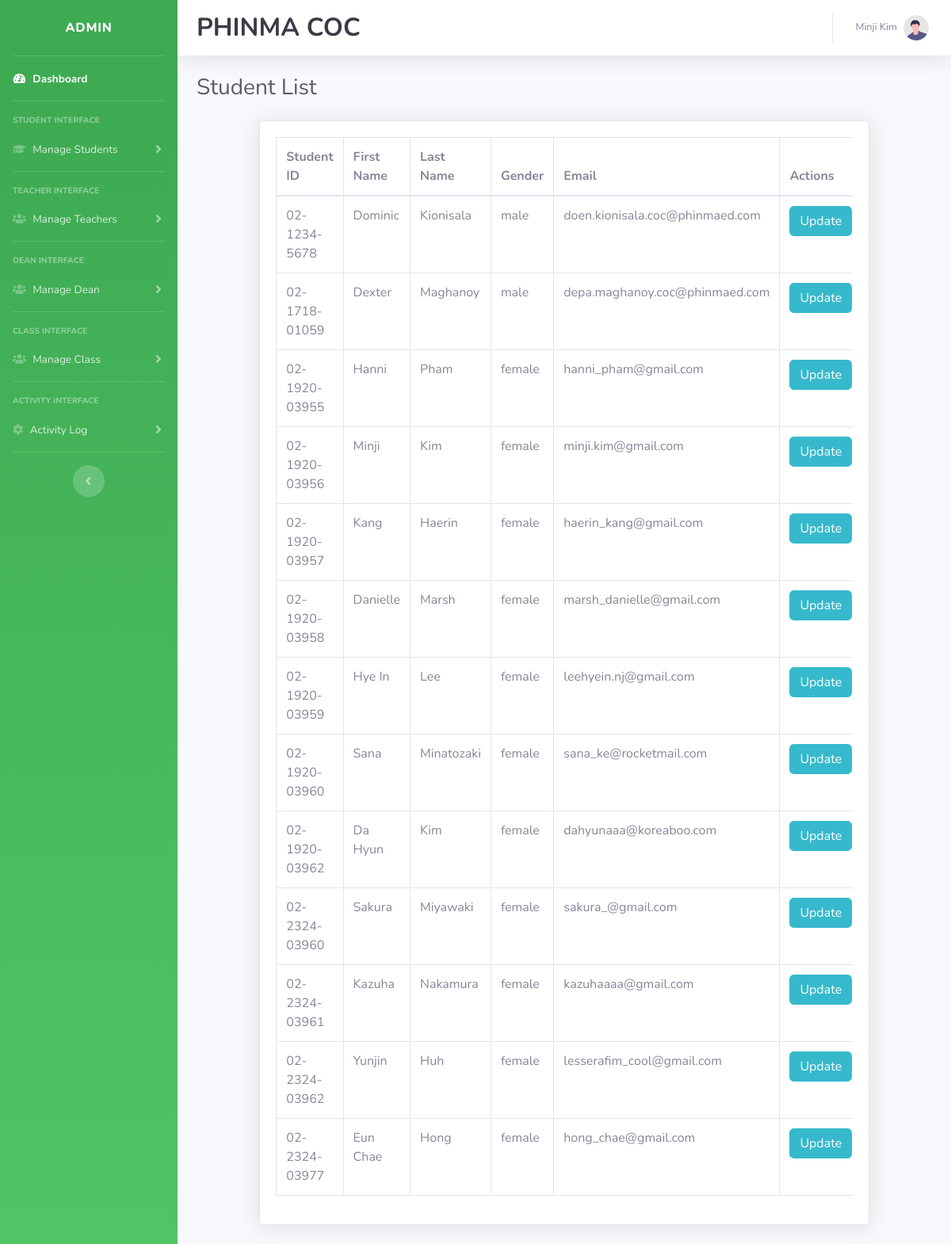
Page /admin/studentlist.php (signed in) on the earlier database version.
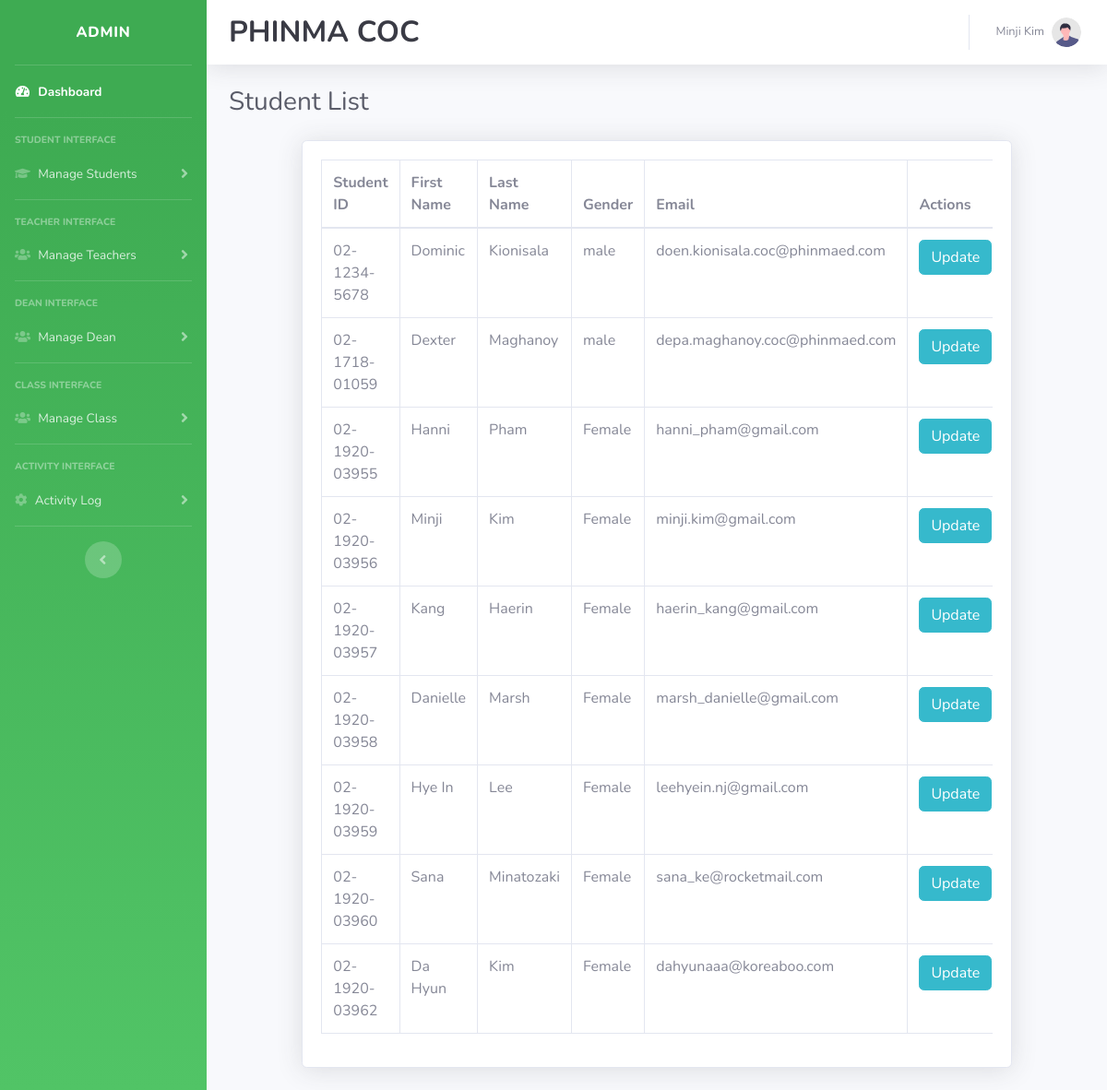
Same page on the later database version.
### tables this page shows
CREATE TABLE `tbl_students` (
  `id` varchar(50) NOT NULL,
  `firstname` varchar(50) NOT NULL,
  `lastname` varchar(50) NOT NULL,
  `gender` varchar(20) NOT NULL,
  `email` varchar(128) NOT NULL,
  `password` varchar(128) NOT NULL,
  `image` varchar(100) NOT NULL,
  `isActive` varchar(50) NOT NULL
);

### admin/studentlist.php (the view, shortened to what this page needs)
<?php
require('../includes/connection.php');
$query = "SELECT * FROM tbl_students";
$stmt = $conn->prepare($query);
$stmt->execute();
$students = $stmt->fetchAll(PDO::FETCH_ASSOC);
?>
<!DOCTYPE html>
<html lang="en">
<head>
    <link href="vendor/fontawesome-free/css/all.min.css" rel="stylesheet" type="text/css">
    <link href="css/sb-admin-2.min.css" rel="stylesheet">
    <link rel="stylesheet" type="text/css" href="https://cdn.datatables.net/1.13.7/css/jquery.dataTables.min.css">
</head>
<body id="page-top">
    <div id="wrapper">
        <?php
        include('includes/sidebar.php');
        ?>
        <div id="content-wrapper" class="d-flex flex-column">
            <div id="content">
                <?php
                include('includes/topbar.php');
                ?>
                <div class="container-fluid">
                    <div class="d-sm-flex align-items-center justify-content-between mb-4">
                        <h1 class="h3 mb-0 text-gray-800">Student List</h1>
                    </div>
                    <div class="row">
                        <div class="col-xl-10 col-lg-8 mx-auto">
                            <div class="card shadow mb-4">
                                <div class="card-body ">
                                    <div class="table-responsive ">
                                        <table class="table table-bordered" id="studentTable">
                                            <thead>
                                                <tr>
                                                    <th>Student ID</th>
                                                    <th>First Name</th>
                                                    <th>Last Name</th>
                                                    <th>Gender</th>
                                                    <th>Email</th>
                                                    <th>Actions</th>
                                                </tr>
                                            </thead>
                                            <tbody>
                                                <?php foreach ($students as $student): ?>
                                                    <tr>
                                                        <td>
                                                            <?php echo $student['id']; ?>
                                                        </td>
                                                        <td>
                                                            <?php echo $student['firstname']; ?>
                                                        </td>
                                                        <td>
                                                            <?php echo $student['lastname']; ?>
                                                        </td>
                                                        <td>
                                                            <?php echo $student['gender']; ?>
                                                        </td>
                                                        <td>
                                                            <?php echo $student['email']; ?>
                                                        </td>
                                                        <td>
                                                            <button type="button" class="btn btn-info" data-toggle="modal"
                                                                data-target="#updateStudentModal"
                                                                data-student-id="<?php echo $student['id'] ?>"
                                                                onclick="loadAndUpdateStudentData(this.getAttribute('data-student-id'))">Update</button>
                                                        </td>
                                                    </tr>
                                                <?php endforeach; ?>
                                            </tbody>
                                        </table>
                                    </div>
                                </div>
                            </div>
                        </div>
                    </div>
                </div>
            </div>
        </div>
    </div>
</body>
</html>

Differences in the rows shown:
removed tbl_students: id "02-2324-03960", firstname "Sakura", lastname "Miyawaki", gender "female", email "sakura_@gmail.com"
removed tbl_students: id "02-2324-03961", firstname "Kazuha", lastname "Nakamura", gender "female", email "kazuhaaaa@gmail.com"
removed tbl_students: id "02-2324-03962", firstname "Yunjin", lastname "Huh", gender "female", email "lesserafim_cool@gmail.com"
removed tbl_students: id "02-2324-03977", firstname "Eun Chae", lastname "Hong", gender "female", email "hong_chae@gmail.com"
changed tbl_students "Hanni": gender "female" → "Female"
changed tbl_students "Minji": gender "female" → "Female"
changed tbl_students "Kang": gender "female" → "Female"
changed tbl_students "Danielle": gender "female" → "Female"
changed tbl_students "Hye In": gender "female" → "Female"
changed tbl_students "Sana": gender "female" → "Female"
changed tbl_students "Da Hyun": gender "female" → "Female"
